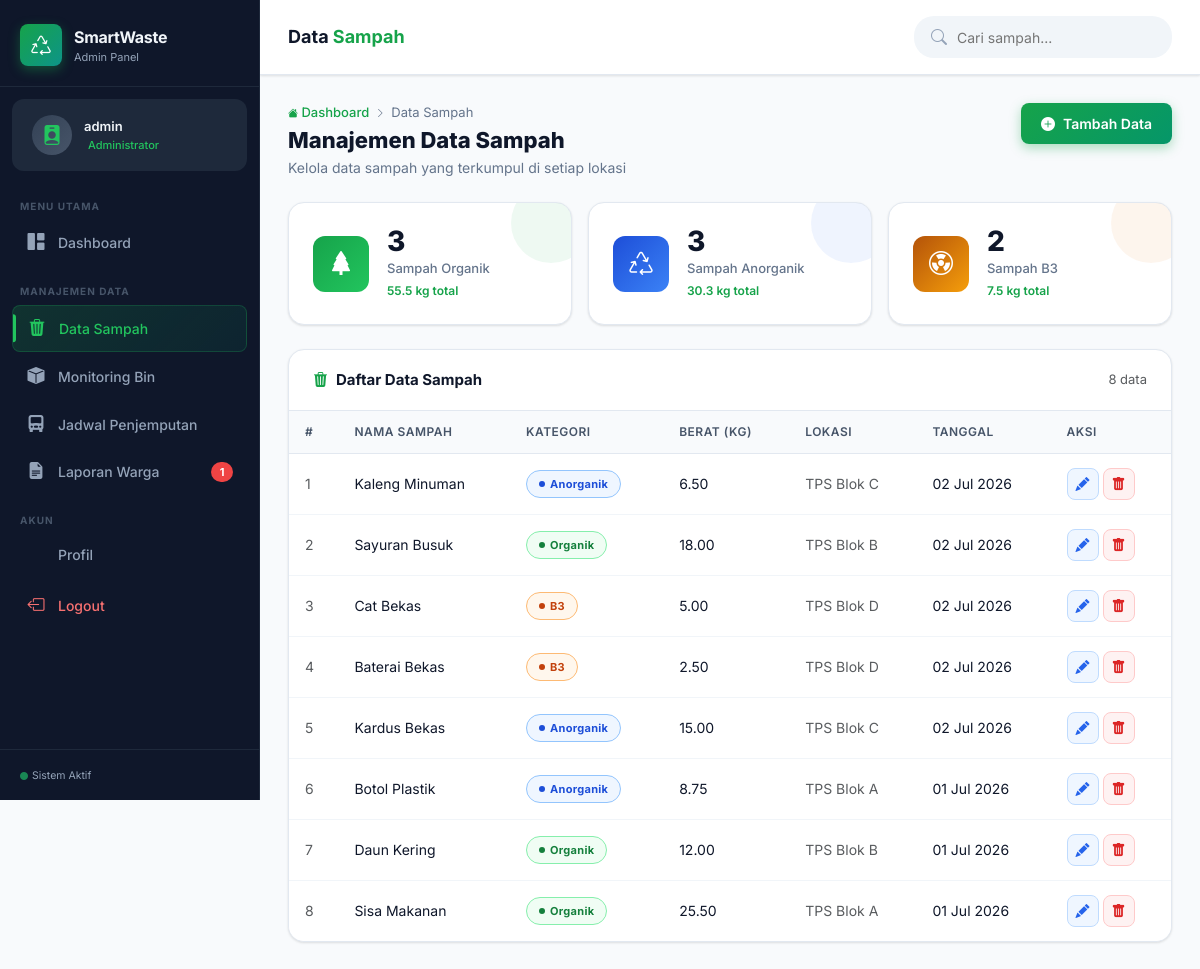
The page /waste_data.php (signed in) on the database its author committed.
### tables this page shows
CREATE TABLE waste_data (
    id INT AUTO_INCREMENT PRIMARY KEY,
    nama_sampah VARCHAR(100) NOT NULL,
    kategori ENUM('Organik','Anorganik','B3') NOT NULL,
    berat DECIMAL(8,2) NOT NULL,
    lokasi_pengumpulan VARCHAR(200) NOT NULL,
    tanggal_input DATE NOT NULL
);

### config/db.php (called while the page is built, shortened)
<?php
function sanitize($conn, $data) {
    return $conn->real_escape_string(trim(htmlspecialchars($data)));
}
function isAdmin() {
    return isset($_SESSION['admin_id']);
}
?>

### waste_data.php (the view, shortened to what this page needs)
<?php
require_once 'config/db.php';
$is_admin = isAdmin();
$search = sanitize($conn, $_GET['search'] ?? '');
$where = $search ? "WHERE nama_sampah LIKE '%$search%' OR kategori LIKE '%$search%' OR lokasi_pengumpulan LIKE '%$search%'" : '';
$waste_list = $conn->query("SELECT * FROM waste_data $where ORDER BY tanggal_input DESC, id DESC");
$summary = [];
$res_sum = $conn->query("SELECT kategori, COUNT(*) as jumlah, SUM(berat) as total_berat FROM waste_data GROUP BY kategori");
if ($res_sum) while ($s = $res_sum->fetch_assoc()) $summary[$s['kategori']] = $s;
?>
<?php include 'includes/header.php'; ?>
<div class="d-flex">
    <div class="main-content flex-grow-1">
        <div class="topbar">
            <h1 class="topbar-title">Data <span>Sampah</span></h1>
            <div class="topbar-right">
                <div class="search-bar">
                    <i class="bi bi-search"></i>
                    <form method="GET" style="display:contents;">
                        <input type="text" name="search" placeholder="Cari sampah..." value="<?= htmlspecialchars($search) ?>" onchange="this.form.submit()">
                    </form>
                </div>
            </div>
        </div>
        <div class="page-container">
            <div class="page-header">
                <div class="page-header-left">
                    <div class="breadcrumb-eco"><a href="<?= $is_admin ? 'dashboard_admin.php' : 'dashboard_user.php' ?>"><i class="bi bi-house-fill"></i> Dashboard</a><i class="bi bi-chevron-right"></i>Data Sampah</div>
                    <h1>Manajemen Data Sampah</h1>
                    <p>Kelola data sampah yang terkumpul di setiap lokasi</p>
                </div>
                <?php if ($is_admin): ?>
                <button class="btn-eco" data-bs-toggle="modal" data-bs-target="#addModal">
                    <i class="bi bi-plus-circle-fill"></i> Tambah Data
                </button>
                <?php endif; ?>
            </div>
            <div class="row g-3 mb-4">
                <?php
                $cats = ['Organik' => ['color'=>'green','icon'=>'bi-tree-fill','badge'=>'badge-organik'],
                         'Anorganik' => ['color'=>'blue','icon'=>'bi-recycle','badge'=>'badge-anorganik'],
                         'B3' => ['color'=>'orange','icon'=>'bi-radioactive','badge'=>'badge-b3']];
                foreach ($cats as $cat => $meta):
                    $s = $summary[$cat] ?? ['jumlah'=>0,'total_berat'=>0];
                ?>
                <div class="col-md-4">
                    <div class="stat-card <?= $meta['color'] ?>">
                        <div class="stat-icon <?= $meta['color'] ?>"><i class="bi <?= $meta['icon'] ?>"></i></div>
                        <div class="stat-info">
                            <div class="stat-value" data-count="<?= $s['jumlah'] ?>"><?= $s['jumlah'] ?></div>
                            <div class="stat-label">Sampah <?= $cat ?></div>
                            <div class="stat-sub"><?= number_format($s['total_berat'] ?? 0, 1) ?> kg total</div>
                        </div>
                    </div>
                </div>
                <?php endforeach; ?>
            </div>
            <div class="table-card">
                <div class="table-card-header">
                    <h5 class="table-card-title"><i class="bi bi-trash3-fill"></i> Daftar Data Sampah</h5>
                    <span class="text-muted" style="font-size:13px;"><?= $waste_list ? $waste_list->num_rows : 0 ?> data</span>
                </div>
                <div class="table-responsive">
                    <table class="table table-hover mb-0" id="wasteTable">
                        <thead>
                            <tr>
                                <th>#</th>
                                <th>Nama Sampah</th>
                                <th>Kategori</th>
                                <th>Berat (kg)</th>
                                <th>Lokasi</th>
                                <th>Tanggal</th>
                                <?php if ($is_admin): ?><th>Aksi</th><?php endif; ?>
                            </tr>
                        </thead>
                        <tbody>
                            <?php if ($waste_list && $waste_list->num_rows > 0):
                                $no = 1;
                                while ($w = $waste_list->fetch_assoc()):
                                    $kat = strtolower($w['kategori']);
                                    $badge_kat = ['organik'=>'badge-organik','anorganik'=>'badge-anorganik','b3'=>'badge-b3'][$kat] ?? '';
                            ?>
                            <tr>
                                <td class="text-muted"><?= $no++ ?></td>
                                <td class="fw-600"><?= htmlspecialchars($w['nama_sampah']) ?></td>
                                <td><span class="badge-status <?= $badge_kat ?>"><?= $w['kategori'] ?></span></td>
                                <td><?= number_format($w['berat'], 2) ?></td>
                                <td class="text-muted"><?= htmlspecialchars($w['lokasi_pengumpulan']) ?></td>
                                <td><?= date('d M Y', strtotime($w['tanggal_input'])) ?></td>
                                <?php if ($is_admin): ?>
                                <td>
                                    <div class="d-flex gap-1">
                                        <a href="?edit=<?= $w['id'] ?>" class="action-btn edit" title="Edit"><i class="bi bi-pencil-fill"></i></a>
                                        <button class="action-btn delete" title="Hapus"
                                            onclick="confirmDelete('del-<?= $w['id'] ?>', '<?= htmlspecialchars($w['nama_sampah'], ENT_QUOTES) ?>')">
                                            <i class="bi bi-trash-fill"></i>
                                        </button>
                                    </div>
                                </td>
                                <?php endif; ?>
                            </tr>
                            <?php endwhile;
                            endif; ?>
                        </tbody>
                    </table>
                </div>
            </div>
        </div>
    </div>
</div>
<?php include 'includes/footer.php'; ?>

### rows shown on the page
waste_data: nama_sampah "Kaleng Minuman", kategori "Anorganik", berat "6.50", lokasi_pengumpulan "TPS Blok C", tanggal_input "02 Jul 2026"
waste_data: nama_sampah "Sayuran Busuk", kategori "Organik", berat "18.00", lokasi_pengumpulan "TPS Blok B", tanggal_input "02 Jul 2026"
waste_data: nama_sampah "Cat Bekas", kategori "B3", berat "5.00", lokasi_pengumpulan "TPS Blok D", tanggal_input "02 Jul 2026"
waste_data: nama_sampah "Baterai Bekas", kategori "B3", berat "2.50", lokasi_pengumpulan "TPS Blok D", tanggal_input "02 Jul 2026"
waste_data: nama_sampah "Kardus Bekas", kategori "Anorganik", berat "15.00", lokasi_pengumpulan "TPS Blok C", tanggal_input "02 Jul 2026"
waste_data: nama_sampah "Botol Plastik", kategori "Anorganik", berat "8.75", lokasi_pengumpulan "TPS Blok A", tanggal_input "01 Jul 2026"
waste_data: nama_sampah "Daun Kering", kategori "Organik", berat "12.00", lokasi_pengumpulan "TPS Blok B", tanggal_input "01 Jul 2026"
waste_data: nama_sampah "Sisa Makanan", kategori "Organik", berat "25.50", lokasi_pengumpulan "TPS Blok A", tanggal_input "01 Jul 2026"

### other values the page prints
$_SESSION['admin_username'] "admin"
$cnt "1"
$s['jumlah'] "3"
$cat "Organik"
$s['total_berat'] "55.5"
$cat "Anorganik"
$s['total_berat'] "30.3"
$s['jumlah'] "2"
$cat "B3"
$s['total_berat'] "7.5"
$waste_list->num_rows "8"
